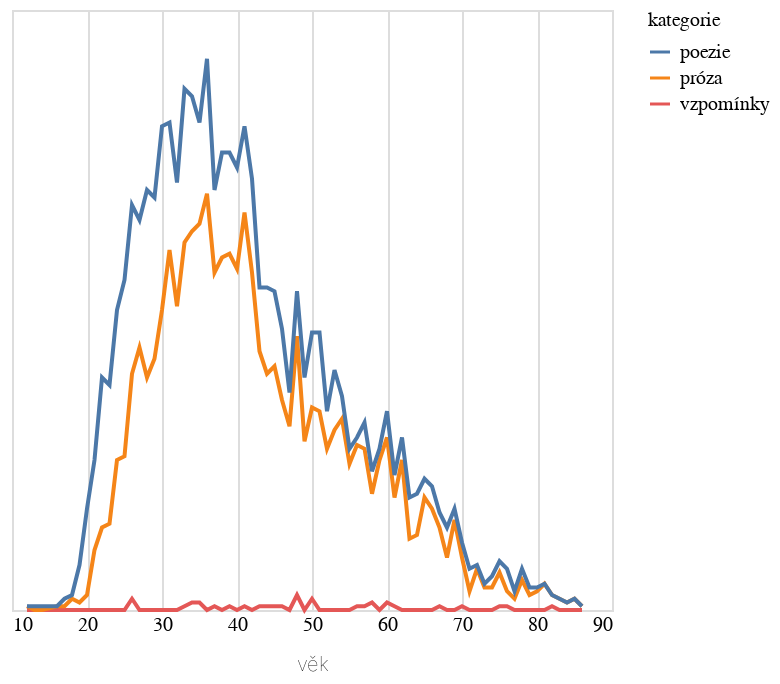

Notebook code cell kept with this figure:
### Code cell
do_grafu2 = do_grafu.filter(pl.col("rok") < 1900).group_by(["vek","kategorie"]).len().rename({"len":"počet","vek":"věk"})

alt.Chart(do_grafu2.to_pandas()).mark_line().encode(
    alt.X('věk:Q').axis(domain=False, tickSize=0),
    alt.Y('počet:Q').stack('zero').axis(None),
    alt.Color('kategorie:N')
)

### Figure 1 — Vega-Lite specification as saved in the notebook (floating-point values rounded to 4 significant figures; data arrays with more than 128 entries replaced by an {"elided": "..."} marker saying what was removed)
{"config": {"title": {"font": "Noticia Text", "fontSize": 14, "anchor": "start", "fontWeight": "bolder", "subtitleFont": "Noticia Text", "subtitleLineHeight": 18, "subtitleFontSize": 12, "subtitleFontWeight": "normal", "subtitlePadding": 10, "dy": -12}, "axis": {"labelFont": "Asap", "titleFont": "Asap", "fontWeight": "lighter", "titleFontWeight": "lighter", "labelFontSize": 10, "titleFontSize": 10, "labelPadding": 2, "titlePadding": 10}, "legend": {"labelFont": "Asap", "labelFontWeight": "normal", "titleFont": "Asap", "titleFontWeight": "normal", "labelFontSize": 10, "titleFontSize": 10}}, "data": {"name": "data-65a5c226cb3b07e77088bf375dc179d7"}, "mark": {"type": "line"}, "encoding": {"color": {"field": "kategorie", "type": "nominal"}, "x": {"axis": {"domain": false, "tickSize": 0}, "field": "věk", "type": "quantitative"}, "y": {"axis": null, "field": "počet", "stack": "zero", "type": "quantitative"}}, "$schema": "https://vega.github.io/schema/vega-lite/v5.8.0.json", "datasets": {"data-65a5c226cb3b07e77088bf375dc179d7": {"elided": "161 records"}}}
